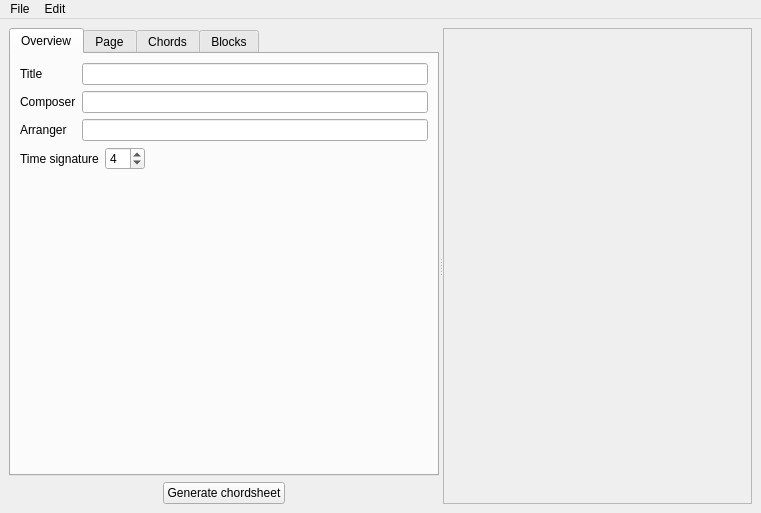
<?xml version="1.0" encoding="UTF-8"?>
<ui version="4.0">
 <class>MainWindow</class>
 <widget class="QMainWindow" name="MainWindow">
  <property name="geometry">
   <rect>
    <x>0</x>
    <y>0</y>
    <width>761</width>
    <height>513</height>
   </rect>
  </property>
  <property name="windowTitle">
   <string>Chordsheet</string>
  </property>
  <property name="documentMode">
   <bool>false</bool>
  </property>
  <property name="tabShape">
   <enum>QTabWidget::Rounded</enum>
  </property>
  <widget class="QWidget" name="centralWidget">
   <layout class="QGridLayout" name="gridLayout">
    <item row="0" column="0">
     <widget class="QSplitter" name="splitter">
      <property name="frameShape">
       <enum>QFrame::NoFrame</enum>
      </property>
      <property name="orientation">
       <enum>Qt::Horizontal</enum>
      </property>
      <widget class="QWidget" name="leftPane" native="true">
       <property name="enabled">
        <bool>true</bool>
       </property>
       <property name="sizePolicy">
        <sizepolicy hsizetype="Minimum" vsizetype="Preferred">
         <horstretch>0</horstretch>
         <verstretch>0</verstretch>
        </sizepolicy>
       </property>
       <property name="minimumSize">
        <size>
         <width>430</width>
         <height>400</height>
        </size>
       </property>
       <property name="maximumSize">
        <size>
         <width>500</width>
         <height>16777215</height>
        </size>
       </property>
       <layout class="QHBoxLayout" name="horizontalLayout">
        <item>
         <layout class="QVBoxLayout" name="verticalLayout">
          <property name="sizeConstraint">
           <enum>QLayout::SetDefaultConstraint</enum>
          </property>
          <item>
           <widget class="QTabWidget" name="tabWidget">
            <property name="sizePolicy">
             <sizepolicy hsizetype="Ignored" vsizetype="Expanding">
              <horstretch>0</horstretch>
              <verstretch>0</verstretch>
             </sizepolicy>
            </property>
            <property name="maximumSize">
             <size>
              <width>500</width>
              <height>16777215</height>
             </size>
            </property>
            <property name="currentIndex">
             <number>0</number>
            </property>
            <widget class="QWidget" name="tabWidgetOverview">
             <attribute name="title">
              <string>Overview</string>
             </attribute>
             <layout class="QVBoxLayout" name="verticalLayout_7">
              <item>
               <layout class="QVBoxLayout" name="verticalLayout_2">
                <item>
                 <layout class="QFormLayout" name="formLayoutOverview">
                  <property name="fieldGrowthPolicy">
                   <enum>QFormLayout::ExpandingFieldsGrow</enum>
                  </property>
                  <item row="0" column="0">
                   <widget class="QLabel" name="titleLabel">
                    <property name="text">
                     <string>Title</string>
                    </property>
                   </widget>
                  </item>
                  <item row="0" column="1">
                   <widget class="QLineEdit" name="titleLineEdit">
                    <property name="sizePolicy">
                     <sizepolicy hsizetype="MinimumExpanding" vsizetype="Fixed">
                      <horstretch>0</horstretch>
                      <verstretch>0</verstretch>
                     </sizepolicy>
                    </property>
                   </widget>
                  </item>
                  <item row="1" column="0">
                   <widget class="QLabel" name="composerLabel">
                    <property name="text">
                     <string>Composer</string>
                    </property>
                   </widget>
                  </item>
                  <item row="1" column="1">
                   <widget class="QLineEdit" name="composerLineEdit">
                    <property name="sizePolicy">
                     <sizepolicy hsizetype="MinimumExpanding" vsizetype="Fixed">
                      <horstretch>0</horstretch>
                      <verstretch>0</verstretch>
                     </sizepolicy>
                    </property>
                   </widget>
                  </item>
                  <item row="2" column="0">
                   <widget class="QLabel" name="arrangerLabel">
                    <property name="text">
                     <string>Arranger</string>
                    </property>
                   </widget>
                  </item>
                  <item row="2" column="1">
                   <widget class="QLineEdit" name="arrangerLineEdit">
                    <property name="sizePolicy">
                     <sizepolicy hsizetype="MinimumExpanding" vsizetype="Fixed">
                      <horstretch>0</horstretch>
                      <verstretch>0</verstretch>
                     </sizepolicy>
                    </property>
                   </widget>
                  </item>
                 </layout>
                </item>
                <item>
                 <layout class="QFormLayout" name="formLayoutTimeSignature">
                  <item row="0" column="0">
                   <widget class="QLabel" name="timeSignatureLabel">
                    <property name="text">
                     <string>Time signature</string>
                    </property>
                   </widget>
                  </item>
                  <item row="0" column="1">
                   <widget class="QSpinBox" name="timeSignatureSpinBox">
                    <property name="maximumSize">
                     <size>
                      <width>40</width>
                      <height>16777215</height>
                     </size>
                    </property>
                    <property name="specialValueText">
                     <string/>
                    </property>
                    <property name="value">
                     <number>4</number>
                    </property>
                   </widget>
                  </item>
                 </layout>
                </item>
                <item>
                 <spacer name="verticalSpacer">
                  <property name="orientation">
                   <enum>Qt::Vertical</enum>
                  </property>
                  <property name="sizeHint" stdset="0">
                   <size>
                    <width>20</width>
                    <height>40</height>
                   </size>
                  </property>
                 </spacer>
                </item>
               </layout>
              </item>
             </layout>
            </widget>
            <widget class="QWidget" name="tabWidgetPage">
             <attribute name="title">
              <string>Page</string>
             </attribute>
             <layout class="QVBoxLayout" name="verticalLayout_8">
              <item>
               <widget class="QGroupBox" name="pageGroupBox">
                <property name="title">
                 <string>Page options</string>
                </property>
                <layout class="QVBoxLayout" name="verticalLayout_10">
                 <item>
                  <layout class="QFormLayout" name="formLayout">
                   <item row="0" column="0">
                    <widget class="QLabel" name="pageSizeLabel">
                     <property name="text">
                      <string>Page size</string>
                     </property>
                    </widget>
                   </item>
                   <item row="0" column="1">
                    <widget class="QComboBox" name="pageSizeComboBox"/>
                   </item>
                   <item row="1" column="0">
                    <widget class="QLabel" name="documentUnitsLabel">
                     <property name="text">
                      <string>Document units</string>
                     </property>
                    </widget>
                   </item>
                   <item row="1" column="1">
                    <widget class="QComboBox" name="documentUnitsComboBox"/>
                   </item>
                   <item row="2" column="0">
                    <widget class="QLabel" name="leftMarginLabel">
                     <property name="text">
                      <string>Left margin</string>
                     </property>
                    </widget>
                   </item>
                   <item row="2" column="1">
                    <widget class="QLineEdit" name="leftMarginLineEdit">
                     <property name="maximumSize">
                      <size>
                       <width>60</width>
                       <height>16777215</height>
                      </size>
                     </property>
                    </widget>
                   </item>
                   <item row="3" column="0">
                    <widget class="QLabel" name="topMarginLabel">
                     <property name="text">
                      <string>Top margin</string>
                     </property>
                    </widget>
                   </item>
                   <item row="3" column="1">
                    <widget class="QLineEdit" name="topMarginLineEdit">
                     <property name="maximumSize">
                      <size>
                       <width>60</width>
                       <height>16777215</height>
                      </size>
                     </property>
                    </widget>
                   </item>
                  </layout>
                 </item>
                </layout>
               </widget>
              </item>
              <item>
               <widget class="QGroupBox" name="textGroupBox">
                <property name="title">
                 <string>Text options</string>
                </property>
                <layout class="QVBoxLayout" name="verticalLayout_9">
                 <item>
                  <layout class="QFormLayout" name="formLayout_2">
                   <item row="0" column="0">
                    <widget class="QLabel" name="lineSpacingLabel">
                     <property name="text">
                      <string>Line spacing</string>
                     </property>
                    </widget>
                   </item>
                   <item row="0" column="1">
                    <widget class="QDoubleSpinBox" name="lineSpacingDoubleSpinBox">
                     <property name="minimumSize">
                      <size>
                       <width>70</width>
                       <height>0</height>
                      </size>
                     </property>
                     <property name="maximumSize">
                      <size>
                       <width>70</width>
                       <height>16777215</height>
                      </size>
                     </property>
                    </widget>
                   </item>
                  </layout>
                 </item>
                </layout>
               </widget>
              </item>
              <item>
               <widget class="QGroupBox" name="fontGroupBox">
                <property name="sizePolicy">
                 <sizepolicy hsizetype="Expanding" vsizetype="Preferred">
                  <horstretch>0</horstretch>
                  <verstretch>0</verstretch>
                 </sizepolicy>
                </property>
                <property name="title">
                 <string>Font options</string>
                </property>
                <layout class="QVBoxLayout" name="verticalLayout_11">
                 <item>
                  <layout class="QHBoxLayout" name="horizontalLayout_5">
                   <item>
                    <widget class="QLabel" name="fontLabel">
                     <property name="maximumSize">
                      <size>
                       <width>40</width>
                       <height>16777215</height>
                      </size>
                     </property>
                     <property name="text">
                      <string>Font</string>
                     </property>
                    </widget>
                   </item>
                   <item>
                    <widget class="QComboBox" name="fontComboBox">
                     <property name="sizePolicy">
                      <sizepolicy hsizetype="MinimumExpanding" vsizetype="Fixed">
                       <horstretch>0</horstretch>
                       <verstretch>0</verstretch>
                      </sizepolicy>
                     </property>
                    </widget>
                   </item>
                  </layout>
                 </item>
                </layout>
               </widget>
              </item>
              <item alignment="Qt::AlignRight">
               <widget class="QCheckBox" name="includedFontCheckBox">
                <property name="text">
                 <string>Use included FreeSans</string>
                </property>
               </widget>
              </item>
              <item>
               <spacer name="verticalSpacer_2">
                <property name="orientation">
                 <enum>Qt::Vertical</enum>
                </property>
                <property name="sizeHint" stdset="0">
                 <size>
                  <width>20</width>
                  <height>40</height>
                 </size>
                </property>
               </spacer>
              </item>
             </layout>
            </widget>
            <widget class="QWidget" name="tabWidgetChords">
             <attribute name="title">
              <string>Chords</string>
             </attribute>
             <layout class="QVBoxLayout" name="verticalLayout_5">
              <item>
               <layout class="QVBoxLayout" name="chordTabLayout">
                <item>
                 <widget class="ChordTableView" name="chordTableView">
                  <property name="sizePolicy">
                   <sizepolicy hsizetype="MinimumExpanding" vsizetype="Expanding">
                    <horstretch>0</horstretch>
                    <verstretch>0</verstretch>
                   </sizepolicy>
                  </property>
                  <property name="editTriggers">
                   <set>QAbstractItemView::NoEditTriggers</set>
                  </property>
                  <property name="dragEnabled">
                   <bool>true</bool>
                  </property>
                  <property name="dragDropOverwriteMode">
                   <bool>false</bool>
                  </property>
                  <property name="dragDropMode">
                   <enum>QAbstractItemView::InternalMove</enum>
                  </property>
                  <property name="defaultDropAction">
                   <enum>Qt::IgnoreAction</enum>
                  </property>
                  <property name="selectionMode">
                   <enum>QAbstractItemView::SingleSelection</enum>
                  </property>
                  <property name="selectionBehavior">
                   <enum>QAbstractItemView::SelectRows</enum>
                  </property>
                  <property name="showGrid">
                   <bool>false</bool>
                  </property>
                  <property name="sortingEnabled">
                   <bool>false</bool>
                  </property>
                  <property name="cornerButtonEnabled">
                   <bool>false</bool>
                  </property>
                 </widget>
                </item>
                <item>
                 <layout class="QGridLayout" name="chordGridLayout">
                  <item row="0" column="1">
                   <widget class="QLineEdit" name="chordNameLineEdit">
                    <property name="sizePolicy">
                     <sizepolicy hsizetype="MinimumExpanding" vsizetype="Fixed">
                      <horstretch>0</horstretch>
                      <verstretch>0</verstretch>
                     </sizepolicy>
                    </property>
                    <property name="maximumSize">
                     <size>
                      <width>100</width>
                      <height>16777215</height>
                     </size>
                    </property>
                   </widget>
                  </item>
                  <item row="1" column="2">
                   <widget class="QPushButton" name="guitarVoicingButton">
                    <property name="maximumSize">
                     <size>
                      <width>16777215</width>
                      <height>16777215</height>
                     </size>
                    </property>
                    <property name="text">
                     <string>Editor...</string>
                    </property>
                   </widget>
                  </item>
                  <item row="1" column="1">
                   <widget class="QLineEdit" name="guitarVoicingLineEdit">
                    <property name="sizePolicy">
                     <sizepolicy hsizetype="MinimumExpanding" vsizetype="Fixed">
                      <horstretch>0</horstretch>
                      <verstretch>0</verstretch>
                     </sizepolicy>
                    </property>
                   </widget>
                  </item>
                  <item row="1" column="0">
                   <widget class="QLabel" name="guitarVoicingLabel">
                    <property name="text">
                     <string>Guitar voicing</string>
                    </property>
                   </widget>
                  </item>
                  <item row="0" column="0">
                   <widget class="QLabel" name="chordNameLabel">
                    <property name="text">
                     <string>Chord name</string>
                    </property>
                   </widget>
                  </item>
                 </layout>
                </item>
                <item>
                 <layout class="QHBoxLayout" name="bottomChordHorizontalLayout">
                  <item>
                   <widget class="QPushButton" name="removeChordButton">
                    <property name="text">
                     <string>Remove chord</string>
                    </property>
                   </widget>
                  </item>
                  <item>
                   <spacer name="horizontalSpacer_3">
                    <property name="orientation">
                     <enum>Qt::Horizontal</enum>
                    </property>
                    <property name="sizeType">
                     <enum>QSizePolicy::MinimumExpanding</enum>
                    </property>
                    <property name="sizeHint" stdset="0">
                     <size>
                      <width>40</width>
                      <height>20</height>
                     </size>
                    </property>
                   </spacer>
                  </item>
                  <item>
                   <widget class="QPushButton" name="updateChordButton">
                    <property name="text">
                     <string>Update chord</string>
                    </property>
                   </widget>
                  </item>
                  <item>
                   <widget class="QPushButton" name="addChordButton">
                    <property name="text">
                     <string>Add chord</string>
                    </property>
                   </widget>
                  </item>
                 </layout>
                </item>
               </layout>
              </item>
             </layout>
            </widget>
            <widget class="QWidget" name="tabWidgetBlocks">
             <attribute name="title">
              <string>Blocks</string>
             </attribute>
             <layout class="QVBoxLayout" name="verticalLayout_6">
              <item>
               <layout class="QVBoxLayout" name="blockTabLayout">
                <item>
                 <widget class="BlockTableView" name="blockTableView">
                  <property name="sizePolicy">
                   <sizepolicy hsizetype="MinimumExpanding" vsizetype="Expanding">
                    <horstretch>0</horstretch>
                    <verstretch>0</verstretch>
                   </sizepolicy>
                  </property>
                  <property name="editTriggers">
                   <set>QAbstractItemView::NoEditTriggers</set>
                  </property>
                  <property name="dragEnabled">
                   <bool>true</bool>
                  </property>
                  <property name="dragDropOverwriteMode">
                   <bool>false</bool>
                  </property>
                  <property name="dragDropMode">
                   <enum>QAbstractItemView::InternalMove</enum>
                  </property>
                  <property name="defaultDropAction">
                   <enum>Qt::TargetMoveAction</enum>
                  </property>
                  <property name="selectionMode">
                   <enum>QAbstractItemView::SingleSelection</enum>
                  </property>
                  <property name="selectionBehavior">
                   <enum>QAbstractItemView::SelectRows</enum>
                  </property>
                  <property name="showGrid">
                   <bool>false</bool>
                  </property>
                  <property name="cornerButtonEnabled">
                   <bool>false</bool>
                  </property>
                 </widget>
                </item>
                <item>
                 <layout class="QGridLayout" name="blockGridLayout">
                  <item row="0" column="0">
                   <widget class="QLabel" name="blockLengthLabel">
                    <property name="text">
                     <string>Length</string>
                    </property>
                   </widget>
                  </item>
                  <item row="0" column="4">
                   <widget class="QComboBox" name="blockChordComboBox"/>
                  </item>
                  <item row="1" column="0">
                   <widget class="QLabel" name="blockNotesLabel">
                    <property name="minimumSize">
                     <size>
                      <width>0</width>
                      <height>0</height>
                     </size>
                    </property>
                    <property name="text">
                     <string>Notes</string>
                    </property>
                   </widget>
                  </item>
                  <item row="0" column="3">
                   <widget class="QLabel" name="blockChordLabel">
                    <property name="text">
                     <string>Chord</string>
                    </property>
                   </widget>
                  </item>
                  <item row="0" column="1">
                   <widget class="QLineEdit" name="blockLengthLineEdit">
                    <property name="sizePolicy">
                     <sizepolicy hsizetype="Fixed" vsizetype="Fixed">
                      <horstretch>0</horstretch>
                      <verstretch>0</verstretch>
                     </sizepolicy>
                    </property>
                    <property name="maximumSize">
                     <size>
                      <width>40</width>
                      <height>16777215</height>
                     </size>
                    </property>
                   </widget>
                  </item>
                  <item row="1" column="1" colspan="4">
                   <widget class="QLineEdit" name="blockNotesLineEdit">
                    <property name="sizePolicy">
                     <sizepolicy hsizetype="MinimumExpanding" vsizetype="Fixed">
                      <horstretch>0</horstretch>
                      <verstretch>0</verstretch>
                     </sizepolicy>
                    </property>
                   </widget>
                  </item>
                  <item row="0" column="2">
                   <spacer name="horizontalSpacer_4">
                    <property name="orientation">
                     <enum>Qt::Horizontal</enum>
                    </property>
                    <property name="sizeType">
                     <enum>QSizePolicy::MinimumExpanding</enum>
                    </property>
                    <property name="sizeHint" stdset="0">
                     <size>
                      <width>40</width>
                      <height>20</height>
                     </size>
                    </property>
                   </spacer>
                  </item>
                 </layout>
                </item>
                <item>
                 <layout class="QHBoxLayout" name="bottomBlockHorizontalLayout">
                  <item>
                   <widget class="QPushButton" name="removeBlockButton">
                    <property name="text">
                     <string>Remove block</string>
                    </property>
                   </widget>
                  </item>
                  <item>
                   <spacer name="horizontalSpacer_6">
                    <property name="orientation">
                     <enum>Qt::Horizontal</enum>
                    </property>
                    <property name="sizeType">
                     <enum>QSizePolicy::MinimumExpanding</enum>
                    </property>
                    <property name="sizeHint" stdset="0">
                     <size>
                      <width>40</width>
                      <height>20</height>
                     </size>
                    </property>
                   </spacer>
                  </item>
                  <item>
                   <widget class="QPushButton" name="updateBlockButton">
                    <property name="text">
                     <string>Update block</string>
                    </property>
                   </widget>
                  </item>
                  <item>
                   <widget class="QPushButton" name="addBlockButton">
                    <property name="text">
                     <string>Add block</string>
                    </property>
                   </widget>
                  </item>
                 </layout>
                </item>
               </layout>
              </item>
             </layout>
            </widget>
           </widget>
          </item>
          <item>
           <layout class="QHBoxLayout" name="horizontalLayout_3">
            <item>
             <spacer name="horizontalSpacer">
              <property name="orientation">
               <enum>Qt::Horizontal</enum>
              </property>
              <property name="sizeType">
               <enum>QSizePolicy::MinimumExpanding</enum>
              </property>
              <property name="sizeHint" stdset="0">
               <size>
                <width>40</width>
                <height>20</height>
               </size>
              </property>
             </spacer>
            </item>
            <item>
             <widget class="QPushButton" name="generateButton">
              <property name="text">
               <string>Generate chordsheet</string>
              </property>
             </widget>
            </item>
            <item>
             <spacer name="horizontalSpacer_2">
              <property name="orientation">
               <enum>Qt::Horizontal</enum>
              </property>
              <property name="sizeType">
               <enum>QSizePolicy::MinimumExpanding</enum>
              </property>
              <property name="sizeHint" stdset="0">
               <size>
                <width>40</width>
                <height>20</height>
               </size>
              </property>
             </spacer>
            </item>
           </layout>
          </item>
         </layout>
        </item>
       </layout>
      </widget>
      <widget class="QScrollArea" name="scrollArea">
       <property name="sizePolicy">
        <sizepolicy hsizetype="Expanding" vsizetype="Expanding">
         <horstretch>1</horstretch>
         <verstretch>0</verstretch>
        </sizepolicy>
       </property>
       <property name="minimumSize">
        <size>
         <width>300</width>
         <height>400</height>
        </size>
       </property>
       <property name="widgetResizable">
        <bool>true</bool>
       </property>
       <widget class="QWidget" name="scrollAreaContents">
        <property name="geometry">
         <rect>
          <x>0</x>
          <y>0</y>
          <width>298</width>
          <height>465</height>
         </rect>
        </property>
        <property name="autoFillBackground">
         <bool>true</bool>
        </property>
        <layout class="QGridLayout" name="gridLayout_2">
         <property name="leftMargin">
          <number>12</number>
         </property>
         <property name="topMargin">
          <number>12</number>
         </property>
         <property name="rightMargin">
          <number>12</number>
         </property>
         <property name="bottomMargin">
          <number>12</number>
         </property>
         <item row="0" column="0" alignment="Qt::AlignHCenter">
          <widget class="QLabel" name="imageLabel">
           <property name="autoFillBackground">
            <bool>true</bool>
           </property>
           <property name="text">
            <string/>
           </property>
           <property name="scaledContents">
            <bool>false</bool>
           </property>
           <property name="margin">
            <number>0</number>
           </property>
          </widget>
         </item>
        </layout>
       </widget>
      </widget>
     </widget>
    </item>
   </layout>
  </widget>
  <widget class="QMenuBar" name="menuBar">
   <property name="geometry">
    <rect>
     <x>0</x>
     <y>0</y>
     <width>761</width>
     <height>22</height>
    </rect>
   </property>
   <widget class="QMenu" name="menuFile">
    <property name="title">
     <string>File</string>
    </property>
    <addaction name="actionNew"/>
    <addaction name="actionOpen"/>
    <addaction name="separator"/>
    <addaction name="actionSave"/>
    <addaction name="actionSave_as"/>
    <addaction name="actionSave_PDF"/>
    <addaction name="separator"/>
    <addaction name="actionPrint"/>
    <addaction name="separator"/>
    <addaction name="actionClose"/>
   </widget>
   <widget class="QMenu" name="menuEdit">
    <property name="title">
     <string>Edit</string>
    </property>
    <addaction name="actionUndo"/>
    <addaction name="actionRedo"/>
    <addaction name="separator"/>
    <addaction name="actionCut"/>
    <addaction name="actionCopy"/>
    <addaction name="actionPaste"/>
    <addaction name="separator"/>
    <addaction name="actionAbout"/>
   </widget>
   <addaction name="menuFile"/>
   <addaction name="menuEdit"/>
  </widget>
  <action name="actionNew">
   <property name="text">
    <string>New...</string>
   </property>
  </action>
  <action name="actionOpen">
   <property name="text">
    <string>Open...</string>
   </property>
  </action>
  <action name="actionSave">
   <property name="text">
    <string>Save</string>
   </property>
  </action>
  <action name="actionSave_PDF">
   <property name="text">
    <string>Save PDF...</string>
   </property>
  </action>
  <action name="actionPrint">
   <property name="text">
    <string>Print...</string>
   </property>
  </action>
  <action name="actionClose">
   <property name="text">
    <string>Close</string>
   </property>
  </action>
  <action name="actionSave_as">
   <property name="text">
    <string>Save as...</string>
   </property>
  </action>
  <action name="actionQuit">
   <property name="text">
    <string>Quit</string>
   </property>
  </action>
  <action name="actionUndo">
   <property name="text">
    <string>Undo</string>
   </property>
  </action>
  <action name="actionRedo">
   <property name="text">
    <string>Redo</string>
   </property>
  </action>
  <action name="actionCut">
   <property name="text">
    <string>Cut</string>
   </property>
  </action>
  <action name="actionCopy">
   <property name="text">
    <string>Copy</string>
   </property>
  </action>
  <action name="actionPaste">
   <property name="text">
    <string>Paste</string>
   </property>
  </action>
  <action name="actionPreferences">
   <property name="text">
    <string>Preferences</string>
   </property>
  </action>
  <action name="actionAbout">
   <property name="text">
    <string>About</string>
   </property>
  </action>
 </widget>
 <customwidgets>
  <customwidget>
   <class>ChordTableView</class>
   <extends>QTableView</extends>
   <header>chordsheet/tableView.h</header>
  </customwidget>
  <customwidget>
   <class>BlockTableView</class>
   <extends>QTableView</extends>
   <header>chordsheet/tableView.h</header>
  </customwidget>
 </customwidgets>
 <tabstops>
  <tabstop>generateButton</tabstop>
  <tabstop>tabWidget</tabstop>
  <tabstop>titleLineEdit</tabstop>
  <tabstop>composerLineEdit</tabstop>
  <tabstop>arrangerLineEdit</tabstop>
  <tabstop>timeSignatureSpinBox</tabstop>
  <tabstop>pageSizeComboBox</tabstop>
  <tabstop>documentUnitsComboBox</tabstop>
  <tabstop>leftMarginLineEdit</tabstop>
  <tabstop>topMarginLineEdit</tabstop>
  <tabstop>lineSpacingDoubleSpinBox</tabstop>
  <tabstop>fontComboBox</tabstop>
  <tabstop>includedFontCheckBox</tabstop>
  <tabstop>chordTableView</tabstop>
  <tabstop>chordNameLineEdit</tabstop>
  <tabstop>guitarVoicingLineEdit</tabstop>
  <tabstop>guitarVoicingButton</tabstop>
  <tabstop>addChordButton</tabstop>
  <tabstop>removeChordButton</tabstop>
  <tabstop>blockTableView</tabstop>
  <tabstop>addBlockButton</tabstop>
  <tabstop>removeBlockButton</tabstop>
  <tabstop>scrollArea</tabstop>
 </tabstops>
 <resources/>
 <connections/>
</ui>
